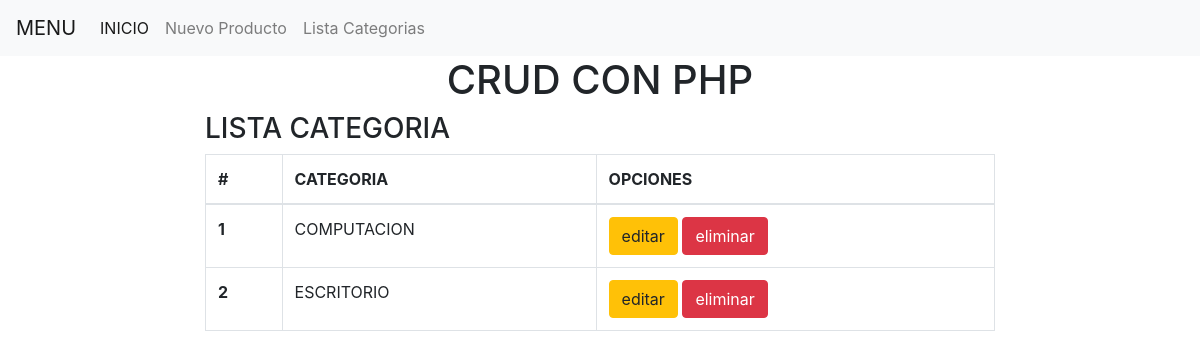
Page /categorias.php on the committed database.
### tables this page shows
CREATE TABLE IF NOT EXISTS `categoria` (
  `codigo` int(11) NOT NULL AUTO_INCREMENT,
  `nombre_categoria` varchar(50) NOT NULL,
  `estado` varchar(5) NOT NULL,
  PRIMARY KEY (`codigo`)
);

### categorias.php (the view)
<?php
include 'cabecera.php';
include 'conexion.php';
$sel = $con->query("SELECT * FROM categoria ");
?>
<div class="row">
	<div class="col-lg-2">
	</div>
	<div class="col-lg-8">
		<h3>LISTA CATEGORIA</h3>
		<table class="table table-bordered">
		  <thead>
		    <tr>
		      <th scope="col">#</th>
		      <th scope="col">CATEGORIA</th>
		      <th scope="col">OPCIONES</th>
		    </tr>
		  </thead>
		  <tbody>
		  	<?php
		  	$con = 1;
		  	while ($f = $sel->fetch_assoc()){?>
		    <tr>
		      <th scope="row"><?php echo $con++;?></th>
		      <td><?php echo $f['nombre_categoria']?></td>
		       <td><a href="editar.php?id=<?php echo $f['codigo'] ?>" class="btn btn-warning" >editar</a>
		       <a href="eliminar.php?id=<?php echo $f['codigo'] ?>" class="btn btn-danger" >eliminar</a></td>
		    </tr>
		  <?php }?>
		  </tbody>
		</table>
	</div>
	<div class="col-lg-2">
	</div>
</div>
<?php  include 'pie.php'?>

### rows in the picture
categoria: nombre_categoria "COMPUTACION"
categoria: nombre_categoria "ESCRITORIO"
